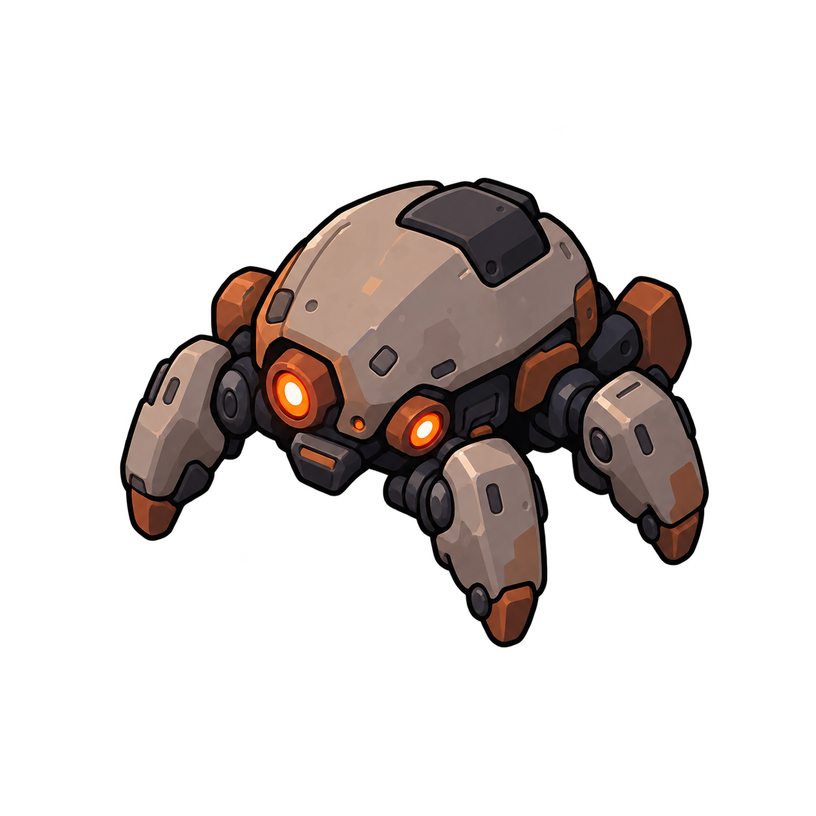
#> input picture assets/presentation/enemy_grunt.png, 816 x 816 px, shrunk from 1254 x 1254 before the run
$ python -i sync_art_catalog.py   (imports and definitions only)
#> lines starting #> are read from the running program, lines starting #| are printed output that depends on the picture; after the words box and inside, x2 and y2 are one past the last pixel; in counts of white or black regions, pixels touching at a corner belong together
#!/usr/bin/env python3
"""Measure immutable PNG artwork offline; emit runtime bounds and provenance.

This reads images without resampling or editing them. Runtime never scans pixels.
Requires Pillow in the developer environment, not in the shipped game.
"""
from __future__ import annotations

import hashlib
import json
from pathlib import Path
import re

from PIL import Image

ROOT = Path(__file__).resolve().parents[1]
ART = ROOT / "assets/presentation"
CATALOG = ROOT / "scripts/view/presentation_assets.gd"


def measure(path: Path, columns: int = 1, rows: int = 1,
            source_rect: tuple[int, int, int, int] | None = None) -> dict:
#> called with path = '../assets/presentation/enemy_grunt.png', columns = 1, rows = 1
    with Image.open(path) as image:
#> image is the input picture: PIL image 816x816 RGBA; mean R, G, B, A 23.3, 17.7, 15.8, 58.1
        width, height = image.size
#> width = 816; height = 816
        if columns < 1 or rows < 1 or width % columns or height % rows:
            raise ValueError(f"unequal frame cells: {path}")
        alpha = image.getchannel("A") if "A" in image.getbands() else Image.new("L", image.size, 255)
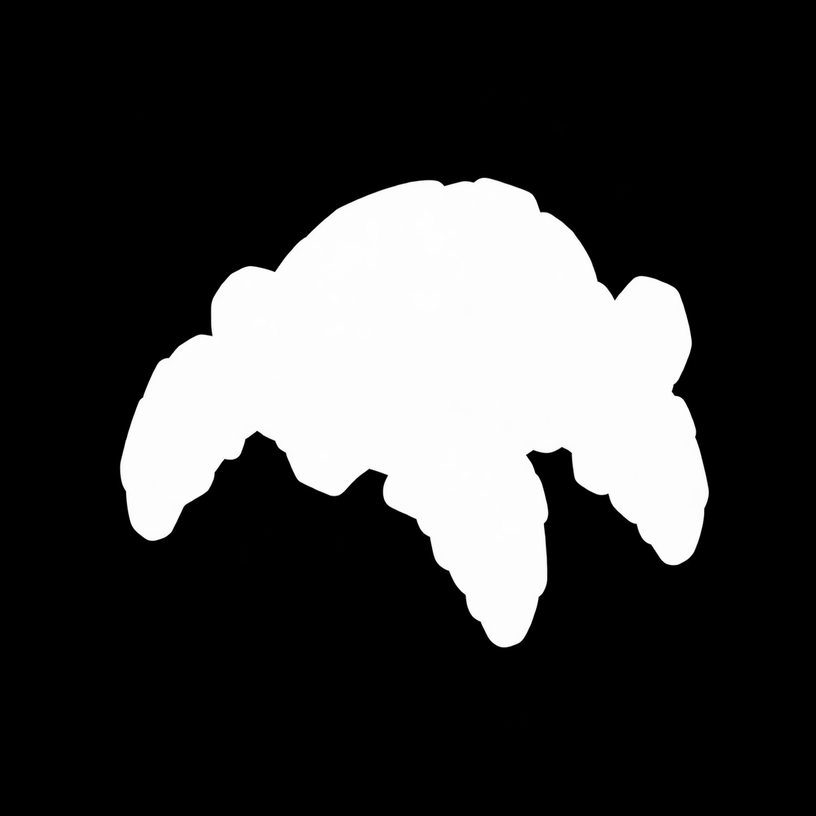
#> alpha: PIL image 816x816 L; min 0, max 255, mean 58.1
        alpha = alpha.point(lambda a: 255 if a >= 20 else 0)
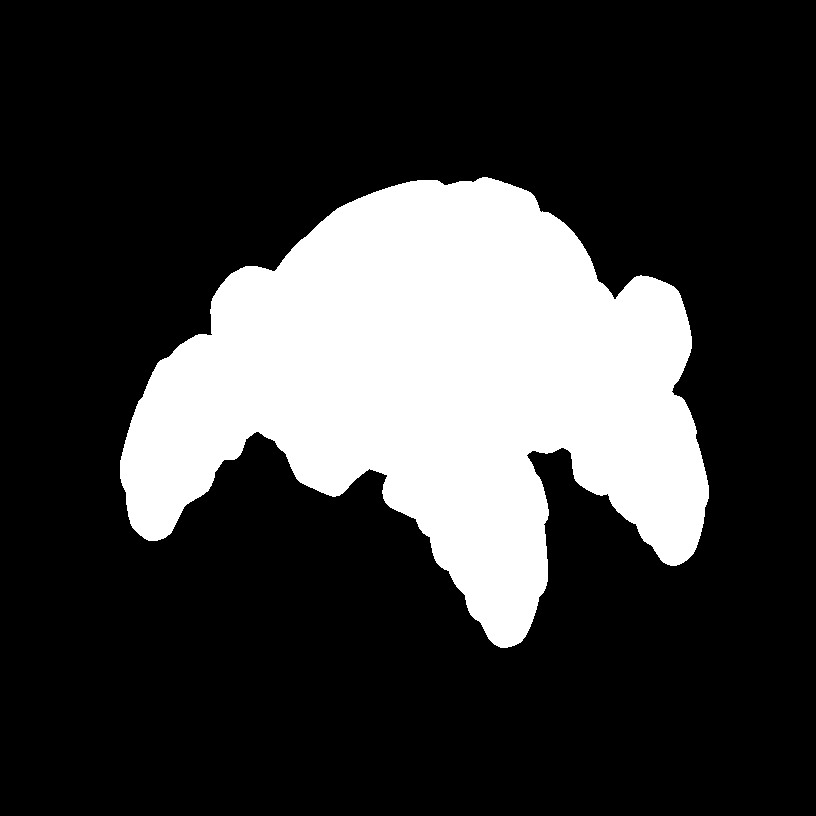
#> alpha: PIL image 816x816 L; 23.2% white; 1 white region, box (x1, y1, x2, y2) and area: (120, 177, 709, 648) 154219
        if source_rect is not None:
            x, y, rect_width, rect_height = source_rect
            if columns != 1 or rows != 1:
                raise ValueError(f"static region cannot also be an animation: {path}")
            if min(x, y) < 0 or min(rect_width, rect_height) <= 0 or x + rect_width > width or y + rect_height > height:
                raise ValueError(f"source region outside image: {path}: {source_rect}")
            visible = alpha.crop((x, y, x + rect_width, y + rect_height)).getbbox()
            if visible is None:
                raise ValueError(f"empty static region: {path}: {source_rect}")
            left, top, right, bottom = visible
            bounds = [x + left, y + top, x + right, y + bottom]
            return {"file": path.name, "sha256": hashlib.sha256(path.read_bytes()).hexdigest(),
                    "size": [width, height], "mode": image.mode, "visible_alpha_min": 20,
                    "bounds_ltrb": bounds, "frame_union_ltrb": bounds,
                    "frame_bounds_ltrb": [bounds],
                    "frame_pivots": [[rect_width * 0.5 - left, bottom - top]],
                    "frame_count": 1, "columns": 1, "rows": 1}
        cell = width // columns
#> cell = 816
        cell_height = height // rows
#> cell_height = 816
        bounds = [alpha.crop((column * cell, row * cell_height,
                             (column + 1) * cell, (row + 1) * cell_height)).getbbox()
                  for row in range(rows) for column in range(columns)]
#> bounds = [(120, 177, 709, 648)]
        if any(b is None for b in bounds):
            raise ValueError(f"empty animation cell: {path}")
        left = min(b[0] for b in bounds)
#> left = 120
        top = min(b[1] for b in bounds)
#> top = 177
        right = max(b[2] for b in bounds)
#> right = 709
        bottom = max(b[3] for b in bounds)
#> bottom = 648
#> (the run stopped early here; a loop or call above may not have finished)

$ run again, on assets/presentation/weapon_pistol.png
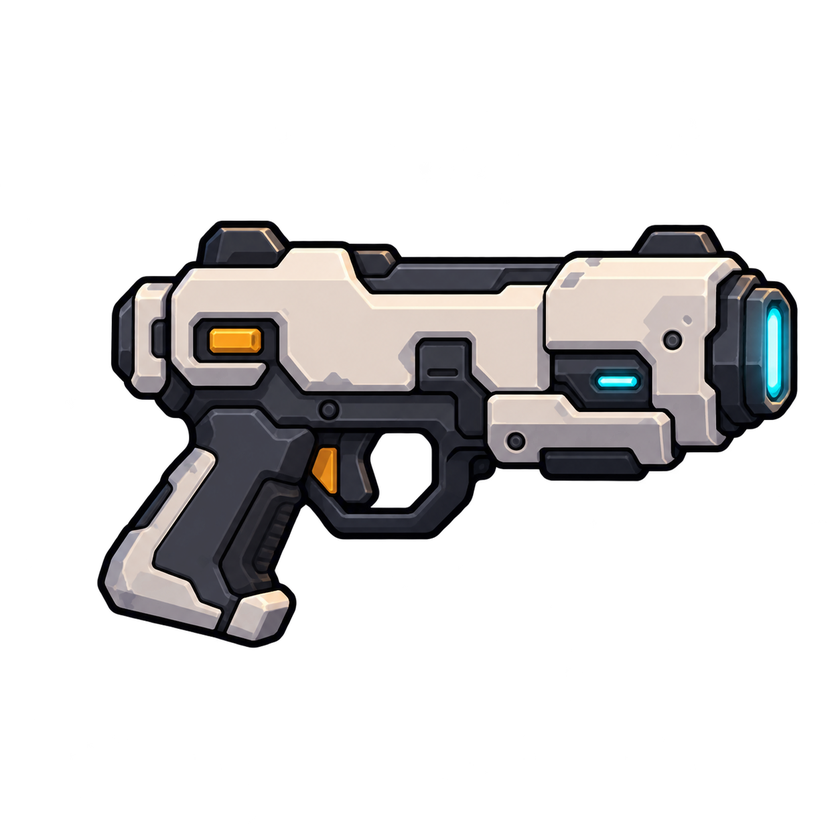
#> input picture assets/presentation/weapon_pistol.png, 840 x 840 px, shrunk from 1254 x 1254 before the run
#> in measure, image is the input picture: PIL image 840x840 RGBA; mean R, G, B, A 27.9, 26.9, 26.9, 63.5
#> in measure, `alpha = image.getchannel("A") if "A" in image.getbands() else Image.ne..`:
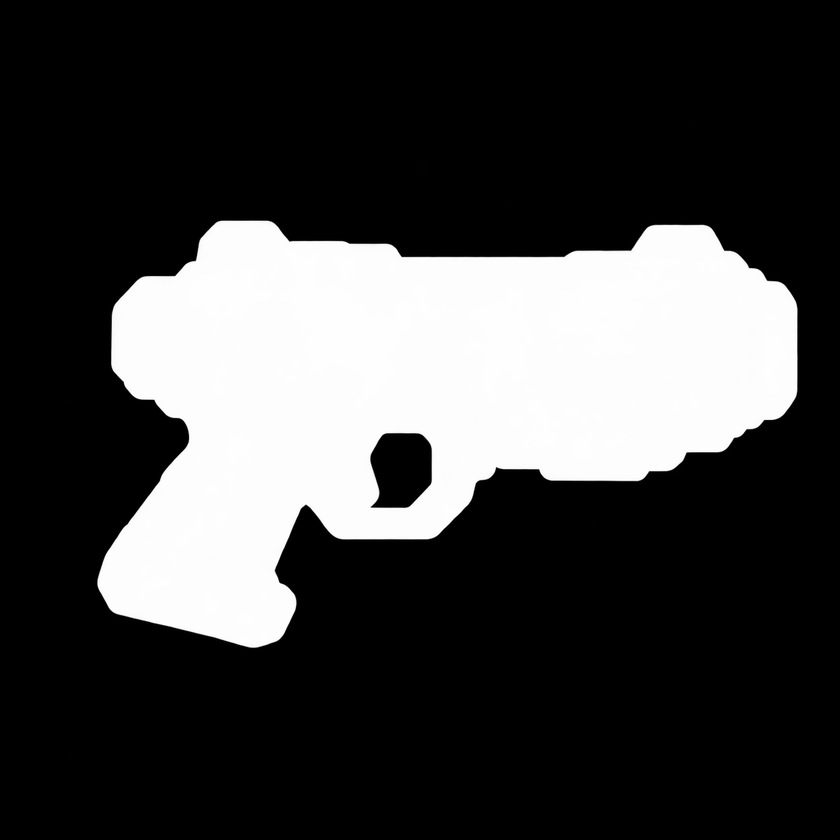
#> alpha: PIL image 840x840 L; min 0, max 255, mean 63.5
#> in measure, `alpha = alpha.point(lambda a: 255 if a >= 20 else 0)`:
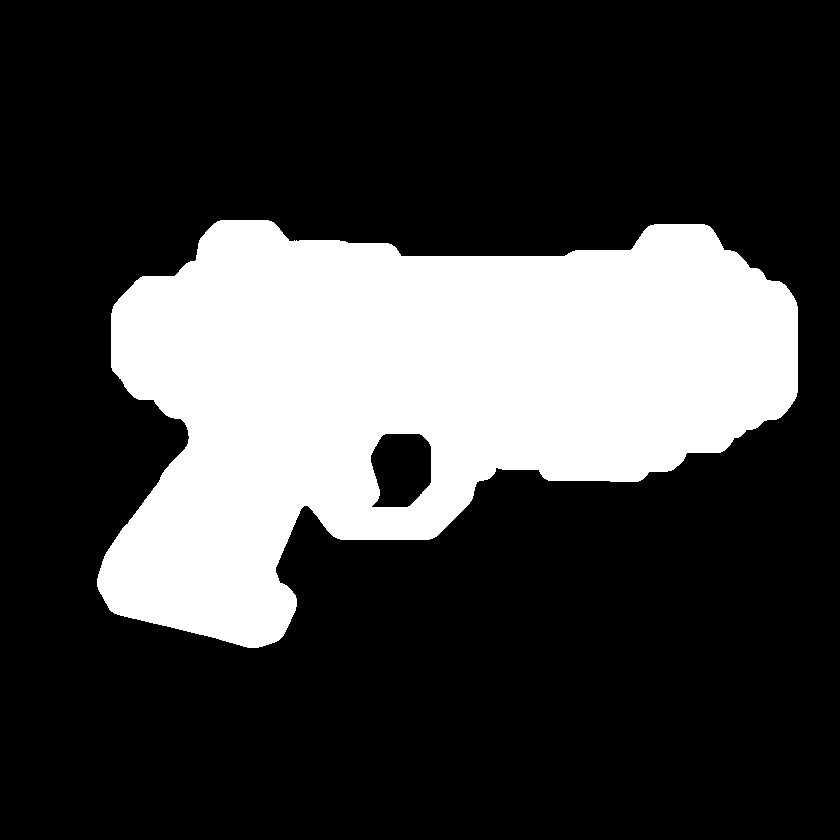
#> alpha: PIL image 840x840 L; 25.3% white; 1 white region, box (x1, y1, x2, y2) and area: (97, 220, 798, 648) 178540
#> bounds = [(97, 220, 798, 648)]
#> left = 97
#> top = 220
#> right = 798
#> bottom = 648
